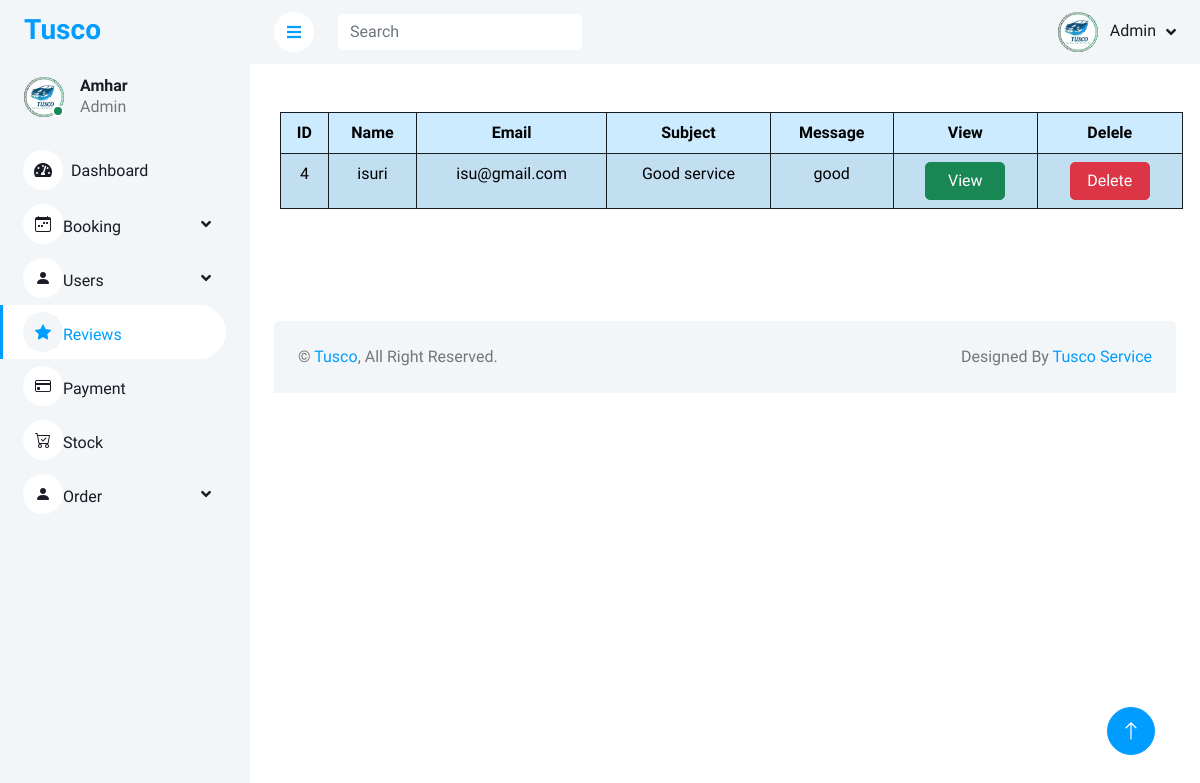
Page /admin/reviews.php on the committed database.
### tables this page shows
CREATE TABLE `review` (
  `id` int(5) NOT NULL,
  `name` varchar(50) NOT NULL,
  `email` varchar(30) NOT NULL,
  `Subject` varchar(30) NOT NULL,
  `message` varchar(1000) NOT NULL
);

### admin/reviews.php (the view, shortened to what this page needs)
<!DOCTYPE html>
<html lang="en">
<head>
    <link href="https://cdnjs.cloudflare.com/ajax/libs/font-awesome/5.10.0/css/all.min.css" rel="stylesheet">
    <link href="https://cdn.jsdelivr.net/npm/bootstrap-icons@1.4.1/font/bootstrap-icons.css" rel="stylesheet">
    <link href="lib/owlcarousel/assets/owl.carousel.min.css" rel="stylesheet">
    <link href="lib/tempusdominus/css/tempusdominus-bootstrap-4.min.css" rel="stylesheet" />
    <link href="css/bootstrap.min.css" rel="stylesheet">
    <link href="css/style.css" rel="stylesheet">
</head>
<body>
    <div class="container-xxl position-relative bg-white d-flex p-0">
        <div class="sidebar pe-4 pb-3">
            <nav class="navbar bg-light navbar-light">
                <a href="index.html" class="navbar-brand mx-4 mb-3">
                    <h3 class="text-primary">Tusco</h3>
                </a>
                <div class="d-flex align-items-center ms-4 mb-4">
                    <div class="position-relative">
                        <img class="rounded-circle" src="img/logo.jpeg" alt="" style="width: 40px; height: 40px;">
                        <div class="bg-success rounded-circle border border-2 border-white position-absolute end-0 bottom-0 p-1"></div>
                    </div>
                    <div class="ms-3">
                        <h6 class="mb-0">Amhar</h6>
                        <span>Admin</span>
                    </div>
                </div>
                <div class="navbar-nav w-100">
                    <a href="admin.php" class="nav-item nav-link "><i class="fa fa-tachometer-alt me-2"></i>Dashboard</a>
                    <div class="nav-item dropdown">
                        <a href="#" class="nav-link dropdown-toggle " data-bs-toggle="dropdown"><i class="bi bi-calendar-week"></i>Booking</a>
                    </div>
                    <div class="nav-item dropdown">
                        <a href="#" class="nav-link dropdown-toggle " data-bs-toggle="dropdown"><i class="bi bi-person-fill"></i>Users</a>
                    </div>
                    <a href="reviews.php" class="nav-item nav-link active"><i class="bi bi-star-fill"></i>Reviews</a>
                    <a href="view payment.php" class="nav-item nav-link"><i class="bi bi-credit-card"></i>Payment</a>
                    <a href="view stock.php" class="nav-item nav-link"><i class="bi bi-cart-check"></i>Stock</a>
                    <div class="nav-item dropdown">
                        <a href="#" class="nav-link dropdown-toggle " data-bs-toggle="dropdown"><i class="bi bi-person-fill"></i>Order</a>
                    </div>
                </div>
            </nav>
        </div>
        <div class="content">
            <nav class="navbar navbar-expand bg-light navbar-light sticky-top px-4 py-0">
                <a href="#" class="sidebar-toggler flex-shrink-0">
                    <i class="fa fa-bars"></i>
                </a>
                <form class="d-none d-md-flex ms-4">
                    <input class="form-control border-0" type="search" placeholder="Search">
                </form>
                <div class="navbar-nav align-items-center ms-auto">
                    <div class="nav-item dropdown">
                        <a href="#" class="nav-link dropdown-toggle" data-bs-toggle="dropdown">
                            <img class="rounded-circle me-lg-2" src="img/logo.jpeg" alt="" style="width: 40px; height: 40px;">
                            <span class="d-none d-lg-inline-flex">Admin</span>
                        </a>
                    </div>
                </div>
            </nav>
            <br><br>
            <div class="table-responsive">
                <?php
                      $con=mysqli_connect("localhost","root","","tusco");
                      $query = "SELECT * FROM review";
                      $query_run = mysqli_query($con,$query);
                ?>
                <table class="table table-primary table-striped table-custom table-bordered border-dark">
                    <thead>
                        <tr>
                            <th>ID</th>
                            <th>Name</th>
                            <th>Email</th>
                            <th>Subject</th>
                            <th>Message</th>
                            <th>View</th>
                            <th>Delele</th>
                        </tr>
                    </thead>
                    <tbody>
                        <?php
                           if(mysqli_num_rows( $query_run)>0)
                           {
                             while($row=mysqli_fetch_assoc($query_run))
                              {
                        ?>
                        <tr>
                            <td><?php  echo $row['id'];?></td>
                            <td><?php  echo $row['name'];?></td>
                            <td><?php  echo $row['email'];?></td>
                            <td><?php  echo $row['Subject'];?></td>
                            <td><?php  echo $row['message'];?></td>
                            <td>
                            <form method="post" action="view reviews.php">
                                    <button type="submit" name="view"  class="btn btn-success button-custom">View</button>
                               </form>
                            </td>
                            <td>
                            <form method="post">
                                    <button type="submit" name="delete"  class="btn btn-danger button-custom">Delete</button>
                               </form>
                            </td>
                        </tr>
                        <?php
                              }
                           }
                           else
                           {
                            ?><center><b><font color="red"> <?php echo  "No Record Found" ; ?> </font></b></center> <?php
                           }
                        ?>
                    </tbody>
                </table>
            </div>
            <br><br><br>
            <div class="container-fluid pt-4 px-4">
                <div class="bg-light rounded-top p-4">
                    <div class="row">
                        <div class="col-12 col-sm-6 text-center text-sm-start">
                            &copy; <a href="admin.php">Tusco</a>, All Right Reserved.
                        </div>
                        <div class="col-12 col-sm-6 text-center text-sm-end">
                            Designed By <a href="http://localhost/tusco/index.php">Tusco Service</a>
                        </div>
                    </div>
                </div>
            </div>
        </div>
        <a href="#" class="btn btn-lg btn-primary btn-lg-square back-to-top"><i class="bi bi-arrow-up"></i></a>
    </div>
</body>
</html>

### admin/css/style.css (style rules this page uses)
:root { --primary: #009CFF; --light: #F3F6F9; --dark: #191C24; }
.back-to-top { position: fixed; display: none; right: 45px; bottom: 45px; z-index: 99; }
.btn { transition: .5s; }
.btn.btn-primary { color: #FFFFFF; }
.btn-lg-square { width: 48px; height: 48px; }
.btn-square, .btn-sm-square, .btn-lg-square { padding: 0; display: inline-flex; align-items: center; justify-content: center; font-weight: normal; border-radius: 50px; }
.sidebar { position: fixed; top: 0; left: 0; bottom: 0; width: 250px; height: 100vh; overflow-y: auto; background: var(--light); transition: 0.5s; z-index: 999; }
.content { margin-left: 250px; min-height: 100vh; background: #FFFFFF; transition: 0.5s; }
@media (min-width: 992px) { .sidebar { margin-left: 0; } }
@media (min-width: 992px) { .content { width: calc(100% - 250px); } }
.sidebar .navbar .navbar-nav .nav-link { padding: 7px 20px; color: var(--dark); font-weight: 500; border-left: 3px solid var(--light); border-radius: 0 30px 30px 0; outline: none; }
.sidebar .navbar .navbar-nav .nav-link:hover, .sidebar .navbar .navbar-nav .nav-link.active { color: var(--primary); background: #FFFFFF; border-color: var(--primary); }
.sidebar .navbar .navbar-nav .nav-link i { width: 40px; height: 40px; display: inline-flex; align-items: center; justify-content: center; background: #FFFFFF; border-radius: 40px; }
.sidebar .navbar .navbar-nav .nav-link:hover i, .sidebar .navbar .navbar-nav .nav-link.active i { background: var(--light); }
.sidebar .navbar .dropdown-toggle::after { position: absolute; top: 15px; right: 15px; border: none; content: "\f107"; font-family: "Font Awesome 5 Free"; font-weight: 900; transition: .5s; }
.content .navbar .navbar-nav .nav-link { margin-left: 25px; padding: 12px 0; color: var(--dark); outline: none; }
.content .navbar .sidebar-toggler, .content .navbar .navbar-nav .nav-link i { width: 40px; height: 40px; display: inline-flex; align-items: center; justify-content: center; background: #FFFFFF; border-radius: 40px; }
.content .navbar .dropdown-toggle::after { margin-left: 6px; vertical-align: middle; border: none; content: "\f107"; font-family: "Font Awesome 5 Free"; font-weight: 900; transition: .5s; }

### admin/reviews.php (style rules this page uses)
.table-custom { margin-left:30px; text-align:center; width:95% }
.button-custom { width: 80px; }

### rows in the picture
review: id "4", name "isuri", email "isu@gmail.com", Subject "Good service", message "good"
